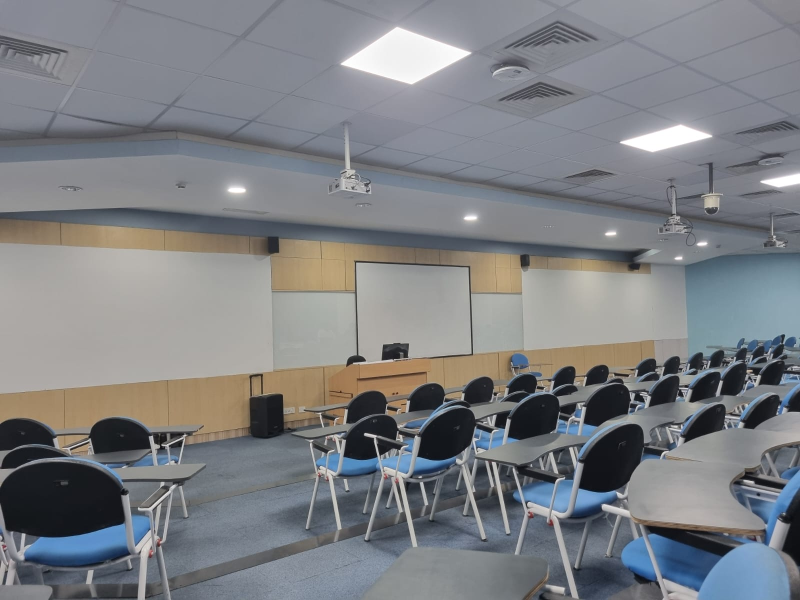
#> input picture Assignment1/ImageStitching/Image1.jpeg, 1600 x 1200 px, found by its file name (shown at 1/2 size)
$ jupyter execute --allow-errors ImageStichingSIFT.ipynb
#> lines starting #> are read from the running program, lines starting #| are printed output that depends on the picture
---
jupyter:
  jupytext:
    text_representation:
      extension: .qmd
      format_name: quarto
      format_version: '1.0'
      jupytext_version: 1.16.7
  kernelspec:
    display_name: 'Python 3.7.7 64-bit (''py3'': conda)'
    language: python
    name: python37764bitpy3conda79bc3055a6454da8a6527f4027589907
---

[cell 1]
import cv2
import matplotlib.pyplot as plt
import numpy as np
import random
from tqdm.notebook import tqdm
plt.rcParams['figure.figsize'] = [15, 15]

[cell 2]
# Read image and convert them to gray!!
def read_image(path):
    img = cv2.imread(path)
#> img is the input picture: shape (1200, 1600, 3); mean B, G, R 131.3, 127.5, 125.3
    img_gray= cv2.cvtColor(img, cv2.COLOR_RGB2GRAY)
    img_rgb = cv2.cvtColor(img, cv2.COLOR_BGR2RGB)
    return img_gray, img, img_rgb

[cell 3]
left_gray, left_origin, left_rgb = read_image('/kaggle/input/imagestitchingsift/Image1.jpeg')
right_gray, right_origin, right_rgb = read_image('/kaggle/input/imagestitchingsift/Image2.jpeg')
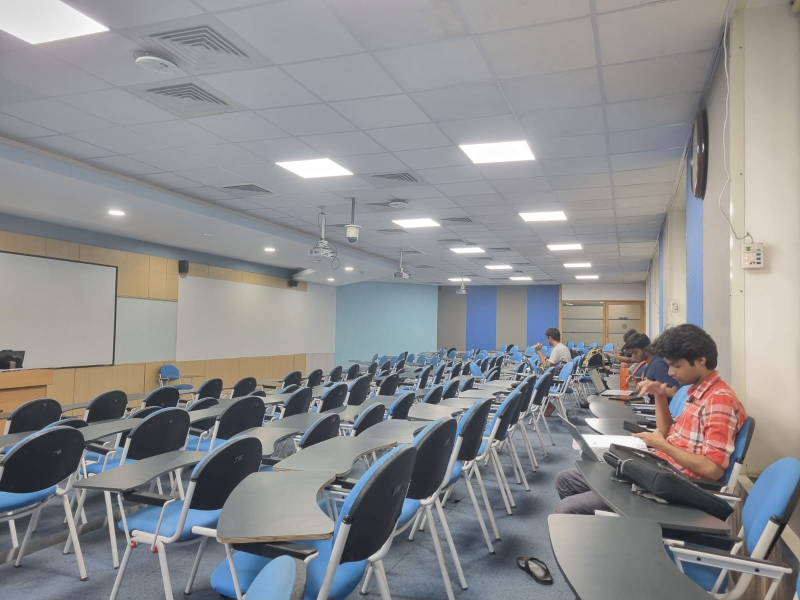
#> input picture Assignment1/ImageStitching/Image2.jpeg, 1600 x 1200 px, found by its file name (shown at 1/2 size)
#> in read_image, img is the input picture: shape (1200, 1600, 3); mean B, G, R 143.2, 141.3, 141
#> in read_image (call 2), `img_gray= cv2.cvtColor(img, cv2.COLOR_RGB2GRAY)`:
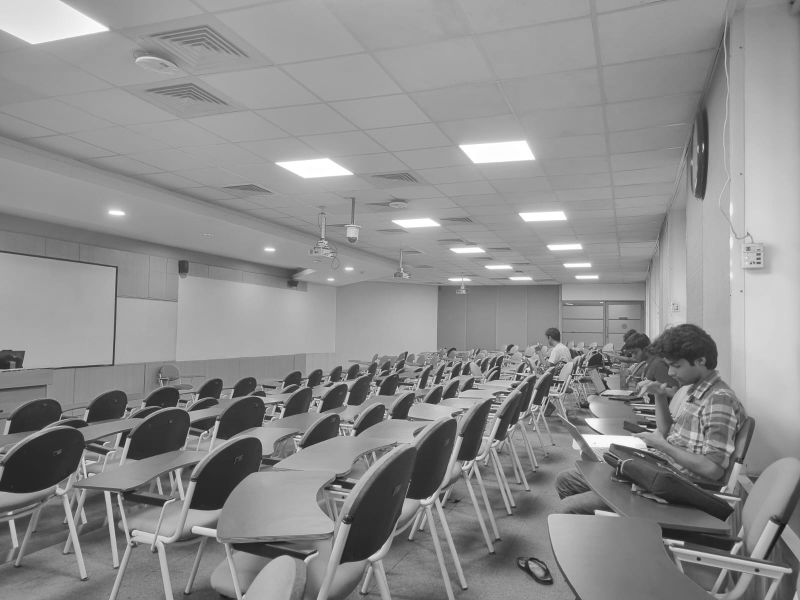
#> img_gray: shape (1200, 1600) (shown at 1/2 size); min 16, max 255, mean 141.9

[cell 4]
def SIFT(img):
    siftDetector= cv2.xfeatures2d.SIFT_create() # limit 1000 points
    # siftDetector= cv2.SIFT_create()  # depends on OpenCV version

    kp, des = siftDetector.detectAndCompute(img, None)
#> kp = 3052 keypoints; strongest (x, y, size): (324, 890, 2.3), (732, 869, 5.3), (1017, 843, 6.7), (986, 790, 1.9)
    return kp, des

def plot_sift(gray, rgb, kp):
    tmp = rgb.copy()
    img = cv2.drawKeypoints(gray, kp, tmp, flags=cv2.DRAW_MATCHES_FLAGS_DRAW_RICH_KEYPOINTS)
    return img

[cell 5]
# Better result when using gray
kp_left, des_left = SIFT(left_gray)
#> kp_left has the same summary as kp in SIFT
kp_right, des_right = SIFT(right_gray)
#> in SIFT (call 2), `kp, des = siftDetector.detectAndCompute(img, None)`: kp = 4372 keypoints; strongest (x, y, size): (1291, 853, 2.9), (1280, 824, 2), (1203, 736, 1.9), (1019, 850, 2.3)
#> kp_right has the same summary as kp in SIFT

[cell 6]
kp_left_img = plot_sift(left_gray, left_rgb, kp_left)
kp_right_img = plot_sift(right_gray, right_rgb, kp_right)
#> in plot_sift (call 2), `img = cv2.drawKeypoints(gray, kp, tmp, flags=cv2.DRAW_MATCHES_FLAGS_DR..`:
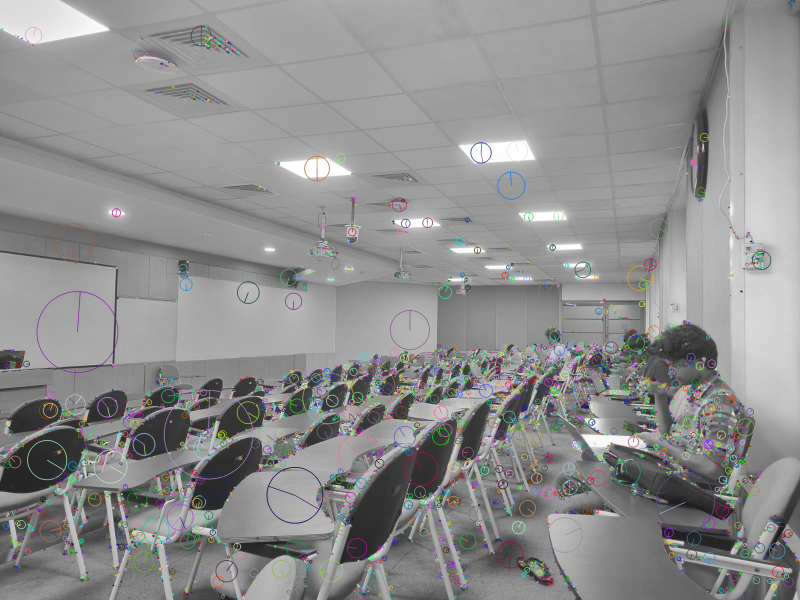
#> img: shape (1200, 1600, 3) (shown at 1/2 size); mean R, G, B 142.1, 142.1, 142
total_kp = np.concatenate((kp_left_img, kp_right_img), axis=1)
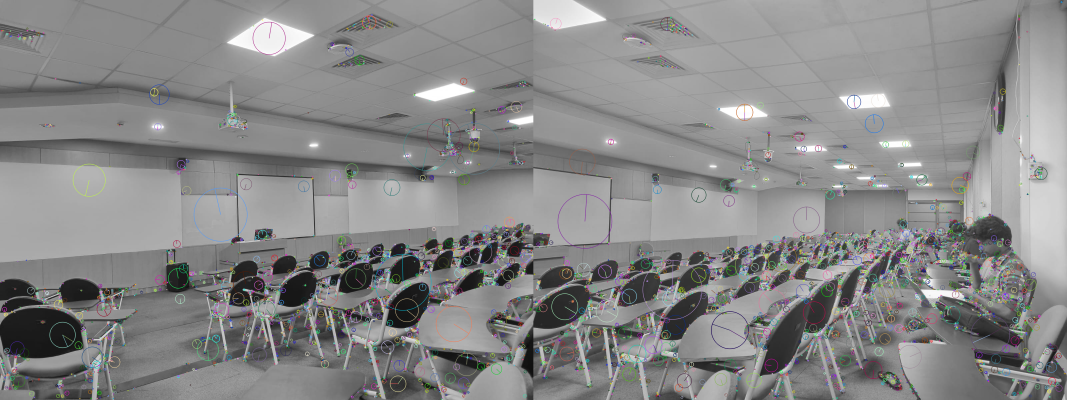
#> total_kp: shape (1200, 3200, 3) (shown at 1/3 size); mean R, G, B 135.5, 135.6, 135.6
plt.imshow(total_kp)

[cell 7]
def matcher(kp1, des1, img1, kp2, des2, img2, threshold):
    # BFMatcher with default params
#> called with des2 = array of shape (4372, 128), threshold = 0.5
    bf = cv2.BFMatcher()
    matches = bf.knnMatch(des1,des2, k=2)
#> matches = 3052 matches

    # Apply ratio test
    good = []
    for m,n in matches:
        if m.distance < threshold*n.distance:
            good.append([m])
#> after the loop, good = 69 matches

    matches = []
    for pair in good:
        matches.append(list(kp1[pair[0].queryIdx].pt + kp2[pair[0].trainIdx].pt))
#> this loop made 69 passes
#> after the loop, matches = 69 items, first 6: [473, 379.7, 232.3, 425.2], [473, 379.7, 232.3, 425.2], [774.1, 801, 124.9, 819.9], [798.8, 686.9, 21.9, 701], [822.2, 708, 52.68, 727.4], [857.1, 843.3, 33.79, 894.1]

    matches = np.array(matches)
#> matches = 69 rows, first 6: [473, 379.7, 232.3, 425.2], [473, 379.7, 232.3, 425.2], [774.1, 801, 124.9, 819.9], [798.8, 686.9, 21.9, 701], [822.2, 708, 52.68, 727.4], [857.1, 843.3, 33.79, 894.1]
    return matches

[cell 8]
matches = matcher(kp_left, des_left, left_rgb, kp_right, des_right, right_rgb, 0.5)

[cell 9]
def plot_matches(matches, total_img):
    match_img = total_img.copy()
    offset = total_img.shape[1]/2
    fig, ax = plt.subplots()
    ax.set_aspect('equal')
    ax.imshow(np.array(match_img).astype('uint8')) #　RGB is integer type

    ax.plot(matches[:, 0], matches[:, 1], 'xr')
    ax.plot(matches[:, 2] + offset, matches[:, 3], 'xr')

    ax.plot([matches[:, 0], matches[:, 2] + offset], [matches[:, 1], matches[:, 3]],
            'r', linewidth=0.5)

    plt.show()

[cell 10]
total_img = np.concatenate((left_rgb, right_rgb), axis=1)
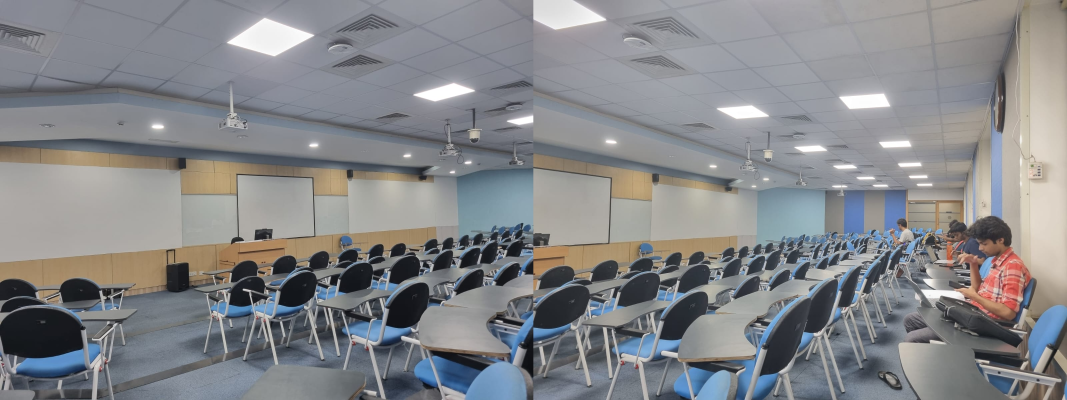
#> total_img: shape (1200, 3200, 3) (shown at 1/3 size); mean R, G, B 133.1, 134.4, 137.2
plot_matches(matches, total_img) # Good mathces
#> in plot_matches, `plt.show()`:
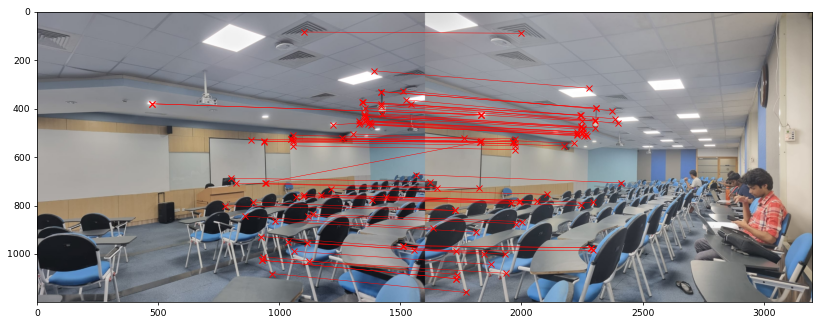
#> figure drawn by matplotlib, 1 panel

[cell 11]
def homography(pairs):
    rows = []
    for i in range(pairs.shape[0]):
        p1 = np.append(pairs[i][0:2], 1)
        p2 = np.append(pairs[i][2:4], 1)
        row1 = [0, 0, 0, p1[0], p1[1], p1[2], -p2[1]*p1[0], -p2[1]*p1[1], -p2[1]*p1[2]]
        row2 = [p1[0], p1[1], p1[2], 0, 0, 0, -p2[0]*p1[0], -p2[0]*p1[1], -p2[0]*p1[2]]
        rows.append(row1)
        rows.append(row2)
    rows = np.array(rows)
    U, s, V = np.linalg.svd(rows)
    H = V[-1].reshape(3, 3)
    H = H/H[2, 2] # standardize to let w*H[2,2] = 1
    return H

[cell 12]
def random_point(matches, k=4):
    idx = random.sample(range(len(matches)), k)
    point = [matches[i] for i in idx ]
    return np.array(point)

[cell 13]
def get_error(points, H):
    num_points = len(points)
    all_p1 = np.concatenate((points[:, 0:2], np.ones((num_points, 1))), axis=1)
    all_p2 = points[:, 2:4]
    estimate_p2 = np.zeros((num_points, 2))
    for i in range(num_points):
        temp = np.dot(H, all_p1[i])
        estimate_p2[i] = (temp/temp[2])[0:2] # set index 2 to 1 and slice the index 0, 1
    # Compute error
    errors = np.linalg.norm(all_p2 - estimate_p2 , axis=1) ** 2

    return errors

[cell 14]
def ransac(matches, threshold, iters):
#> called with matches = array of shape (69, 4), threshold = 0.5, iters = 2000
    num_best_inliers = 0

    for i in range(iters):
        points = random_point(matches)
        H = homography(points)

        #  avoid dividing by zero
        if np.linalg.matrix_rank(H) < 3:
            continue

        errors = get_error(matches, H)
        idx = np.where(errors < threshold)[0]
        inliers = matches[idx]

        num_inliers = len(inliers)
        if num_inliers > num_best_inliers:
            best_inliers = inliers.copy()
            num_best_inliers = num_inliers
            best_H = H.copy()
#> this loop made 2000 passes
#> (num_inliers, num_best_inliers) on pass 1: (12, 12)
#> (num_inliers, num_best_inliers) on passes 118, 168, 1356: (17, 17), (18, 18), (19, 19)
#> after the loop, best_inliers = 19 rows, first 6: [944.1, 708.1, 225.9, 729], [1049.1, 523.9, 365.6, 536.3], [1049.1, 523.9, 365.6, 536.3], [1056.1, 510.6, 374.9, 523.6], [1328.8, 465.1, 628, 508.7], [1329.6, 450.4, 629.2, 495.4]; num_best_inliers = 19

    print("inliers/matches: {}/{}".format(num_best_inliers, len(matches)))
#| inliers/matches: 19/69
    return best_inliers, best_H

[cell 15]
inliers, H = ransac(matches, 0.5, 2000)
#> inliers has the same summary as best_inliers in ransac; H = [[1.25, -0.271, -749], [0.286, 1.01, -211], [0.000301, -0.000321, 1]]

[cell 16]
plot_matches(inliers, total_img) # show inliers matches

[cell 17]
def stitch_img(left, right, H):
    print("stiching image ...")

    # Convert to double and normalize. Avoid noise.
    left = cv2.normalize(left.astype('float'), None,
                            0.0, 1.0, cv2.NORM_MINMAX)
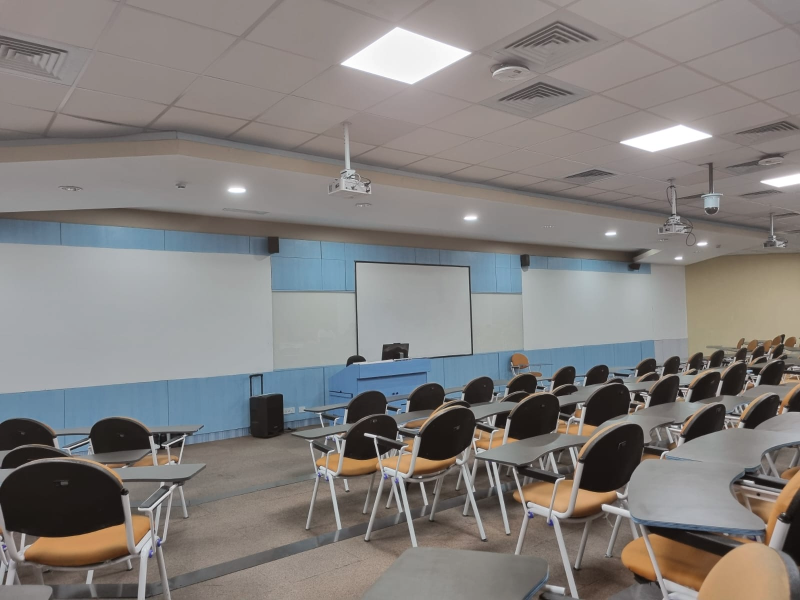
#> left: shape (1200, 1600, 3) float64 (shown at 1/2 size); mean of channels 0, 1, 2 0.491, 0.5, 0.515; drawn as B, G, R
    # Convert to double and normalize.
    right = cv2.normalize(right.astype('float'), None,
                            0.0, 1.0, cv2.NORM_MINMAX)
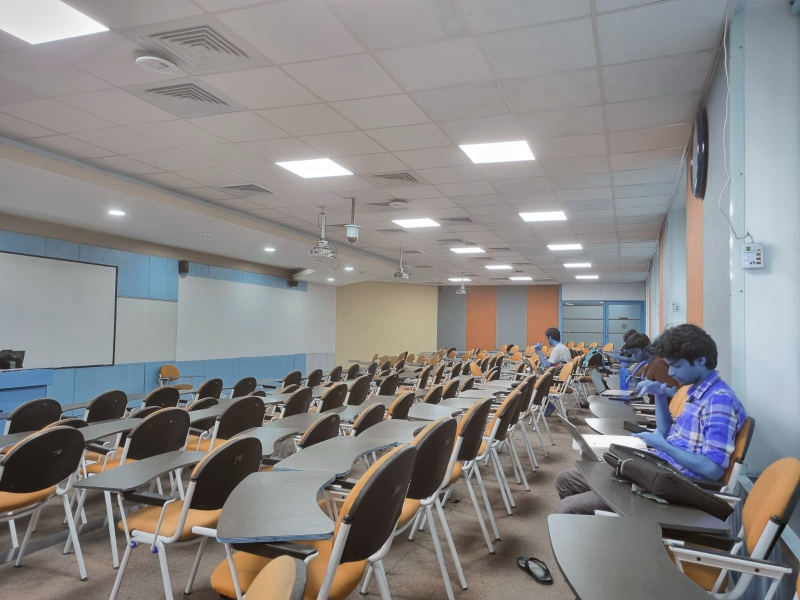
#> right: shape (1200, 1600, 3) float64 (shown at 1/2 size); mean of channels 0, 1, 2 0.531, 0.532, 0.54; drawn as B, G, R

    # left image
    height_l, width_l, channel_l = left.shape
#> height_l = 1200; width_l = 1600; channel_l = 3
    corners = [[0, 0, 1], [width_l, 0, 1], [width_l, height_l, 1], [0, height_l, 1]]
    corners_new = [np.dot(H, corner) for corner in corners]
#> corners_new = [[-749, -211, 1], [1249.9, 246.8, 1.48], [925.1, 1453, 1.1], [-1073.8, 995.3, 0.615]]
    corners_new = np.array(corners_new).T
#> corners_new = [[-749, 1249.9, 925.1, -1073.8], [-211, 246.8, 1453, 995.3], [1, 1.48, 1.1, 0.615]]
    x_news = corners_new[0] / corners_new[2]
#> x_news = [-749, 843.3, 842.8, -1744.9]
    y_news = corners_new[1] / corners_new[2]
#> y_news = [-211, 166.5, 1323.9, 1617.3]
    y_min = min(y_news)
#> y_min = -211
    x_min = min(x_news)
#> x_min = -1744.9

    translation_mat = np.array([[1, 0, -x_min], [0, 1, -y_min], [0, 0, 1]])
#> translation_mat = [[1, 0, 1744.9], [0, 1, 211], [0, 0, 1]]
    H = np.dot(translation_mat, H)
#> H = [[1.78, -0.83, 995.9], [0.35, 0.938, 0], [0.000301, -0.000321, 1]]

    # Get height, width
    height_new = int(round(abs(y_min) + height_l))
#> height_new = 1411
    width_new = int(round(abs(x_min) + width_l))
#> width_new = 3345
    size = (width_new, height_new)
#> size = (3345, 1411)

    # right image
    warped_l = cv2.warpPerspective(src=left, M=H, dsize=size)
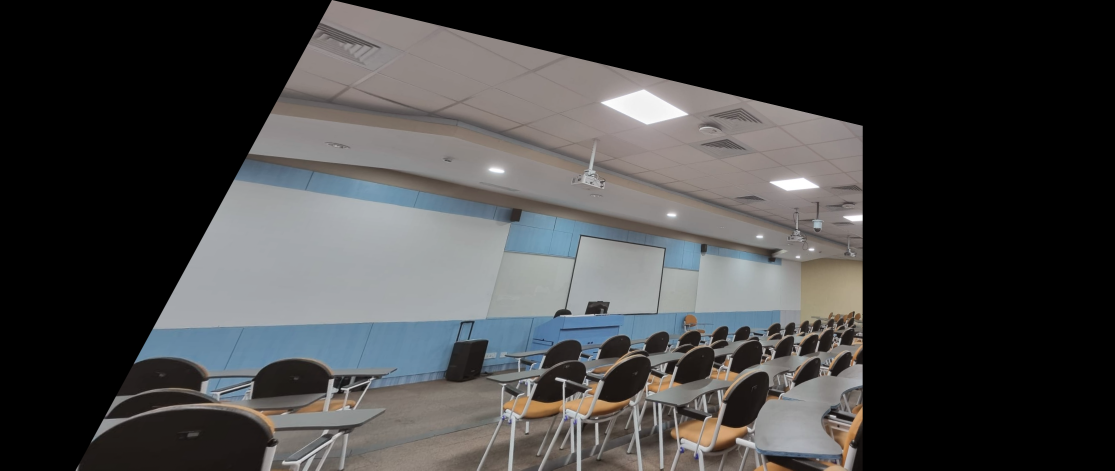
#> warped_l: shape (1411, 3345, 3) float64 (shown at 1/3 size); mean of channels 0, 1, 2 0.261, 0.26, 0.262; drawn as B, G, R

    height_r, width_r, channel_r = right.shape
#> height_r = 1200; width_r = 1600; channel_r = 3

    height_new = int(round(abs(y_min) + height_r))
    width_new = int(round(abs(x_min) + width_r))
    size = (width_new, height_new)


    warped_r = cv2.warpPerspective(src=right, M=translation_mat, dsize=size)
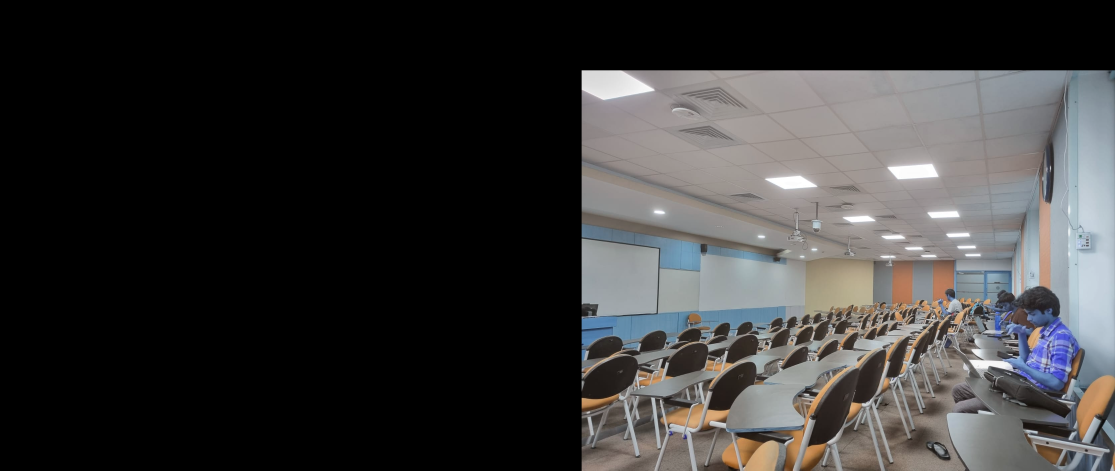
#> warped_r: shape (1411, 3345, 3) float64 (shown at 1/3 size); mean of channels 0, 1, 2 0.216, 0.217, 0.22; drawn as B, G, R

    black = np.zeros(3)  # Black pixel.

    # Stitching procedure, store results in warped_l.
    for i in tqdm(range(warped_r.shape[0])):
        for j in range(warped_r.shape[1]):
            pixel_l = warped_l[i, j, :]
            pixel_r = warped_r[i, j, :]

            if not np.array_equal(pixel_l, black) and np.array_equal(pixel_r, black):
                warped_l[i, j, :] = pixel_l
            elif np.array_equal(pixel_l, black) and not np.array_equal(pixel_r, black):
                warped_l[i, j, :] = pixel_r
            elif not np.array_equal(pixel_l, black) and not np.array_equal(pixel_r, black):
                warped_l[i, j, :] = (pixel_l + pixel_r) / 2
            else:
                pass

    stitch_image = warped_l[:warped_r.shape[0], :warped_r.shape[1], :]
    return stitch_image
